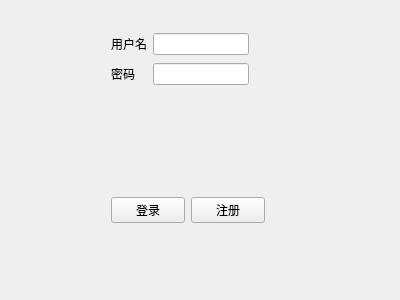
<?xml version="1.0" encoding="UTF-8"?>
<ui version="4.0">
 <class>Login</class>
 <widget class="QWidget" name="Login">
  <property name="geometry">
   <rect>
    <x>0</x>
    <y>0</y>
    <width>400</width>
    <height>300</height>
   </rect>
  </property>
  <property name="windowTitle">
   <string>Login</string>
  </property>
  <widget class="QWidget" name="horizontalLayoutWidget">
   <property name="geometry">
    <rect>
     <x>100</x>
     <y>170</y>
     <width>176</width>
     <height>80</height>
    </rect>
   </property>
   <layout class="QHBoxLayout" name="horizontalLayout">
    <item>
     <widget class="QPushButton" name="BtnLogin">
      <property name="text">
       <string>登录</string>
      </property>
     </widget>
    </item>
    <item>
     <widget class="QPushButton" name="BtnRegister">
      <property name="text">
       <string>注册</string>
      </property>
     </widget>
    </item>
   </layout>
  </widget>
  <widget class="QWidget" name="gridLayoutWidget">
   <property name="geometry">
    <rect>
     <x>100</x>
     <y>20</y>
     <width>160</width>
     <height>80</height>
    </rect>
   </property>
   <layout class="QGridLayout" name="gridLayout">
    <item row="0" column="1">
     <widget class="QLineEdit" name="userName"/>
    </item>
    <item row="1" column="1">
     <widget class="QLineEdit" name="password"/>
    </item>
    <item row="0" column="0">
     <widget class="QLabel" name="label">
      <property name="text">
       <string>用户名</string>
      </property>
     </widget>
    </item>
    <item row="1" column="0">
     <widget class="QLabel" name="label_2">
      <property name="text">
       <string>密码</string>
      </property>
     </widget>
    </item>
   </layout>
  </widget>
 </widget>
 <layoutdefault spacing="6" margin="11"/>
 <resources/>
 <connections/>
</ui>
